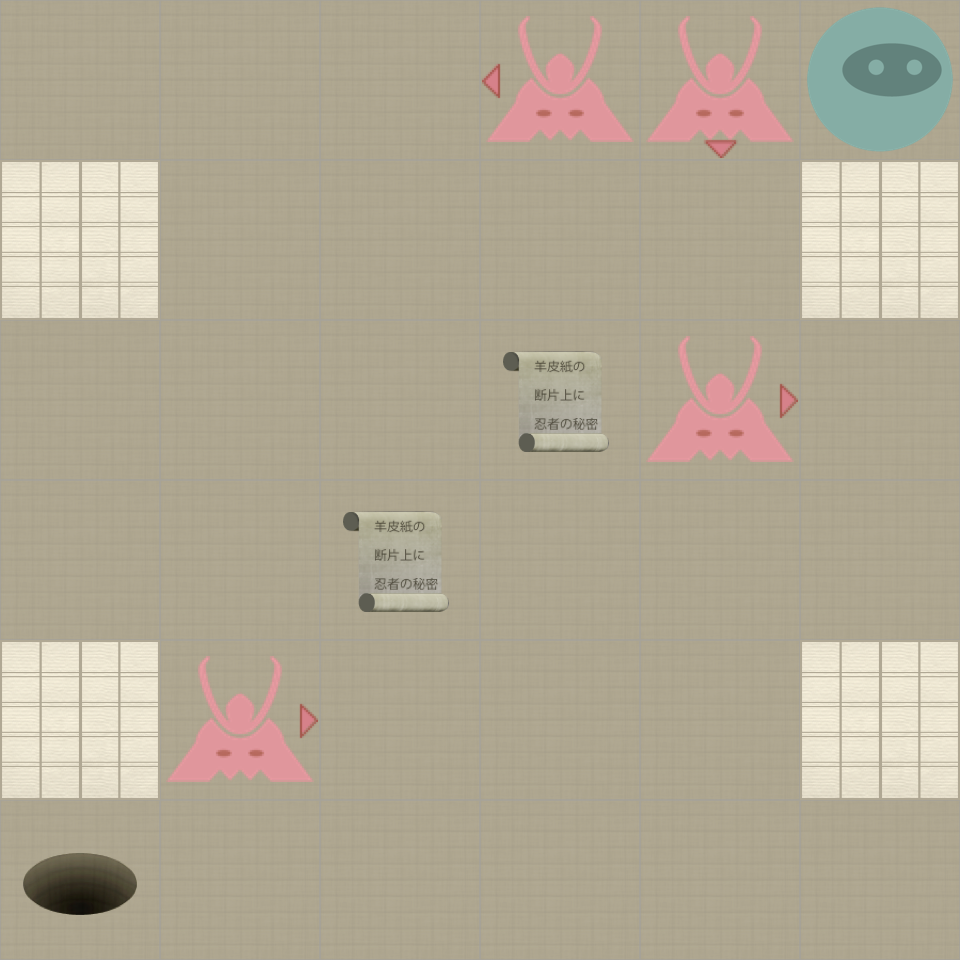

Rendered tile map (Tiled .tmx) drawn with the repository's tilesets; below, a short description and the map source with its tile grids summarised:
An orthogonal 6x6 tile map with 160x160 px tiles, 2 tile layers (Level, Actors).

<map version="1.0" orientation="orthogonal" width="6" height="6" tilewidth="160" tileheight="160">
 <properties>
  <property name="moves" value="10" />
 </properties>
 <tileset firstgid="1" name="tiles" tilewidth="160" tileheight="160" spacing="2" margin="2">
  <image source="tiles-ipadhd.png" width="1024" height="1024" />
  <tile id="0">
   <properties>
    <property name="actor" value="exit" />
   </properties>
  </tile>
  <tile id="2">
   <properties>
    <property name="actor" value="guard" />
    <property name="direction" value="down" />
   </properties>
  </tile>
  <tile id="3">
   <properties>
    <property name="actor" value="guard" />
    <property name="direction" value="left" />
   </properties>
  </tile>
  <tile id="4">
   <properties>
    <property name="actor" value="guard" />
    <property name="direction" value="right" />
   </properties>
  </tile>
  <tile id="5">
   <properties>
    <property name="actor" value="guard" />
    <property name="direction" value="up" />
   </properties>
  </tile>
  <tile id="7">
   <properties>
    <property name="actor" value="player" />
   </properties>
  </tile>
  <tile id="8">
   <properties>
    <property name="actor" value="scroll" />
   </properties>
  </tile>
  <tile id="9">
   <properties>
    <property name="wall" value="1" />
   </properties>
  </tile>
 </tileset>
 <layer name="Level" width="6" height="6">
  <data>[36 cells, 36 non-empty, 2 distinct tile ids]</data>
 </layer>
 <layer name="Actors" width="6" height="6">
  <data>[36 cells, 8 non-empty, 6 distinct tile ids]</data>
 </layer>
</map>
